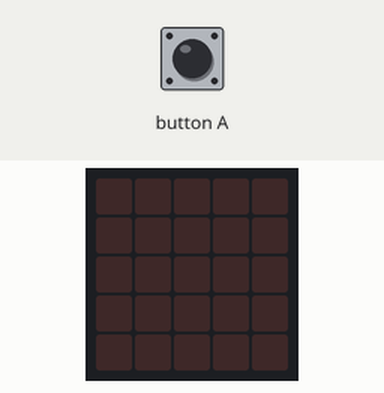
This program was run on a simulated BBC micro:bit running MicroPython. On the bench: the board's 5×5 LED display. The test bench sets the inputs (shaded band).

Above: at 1.2 s.
1.3 s: button A pressed for 0.15 s
At 2.5 s:
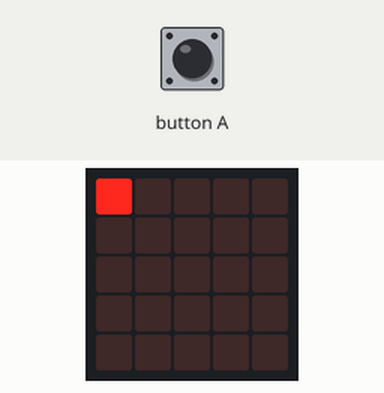
2.9 s: button A pressed for 1 s
At 3.8 s:
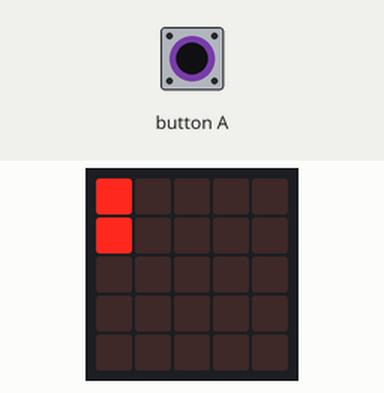
5.4 s: button A pressed for 0.15 s
At 5.7 s:
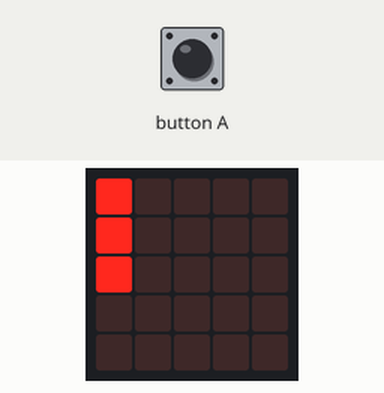
7.0 s: button A pressed for 3.2 s
At 8.1 s:
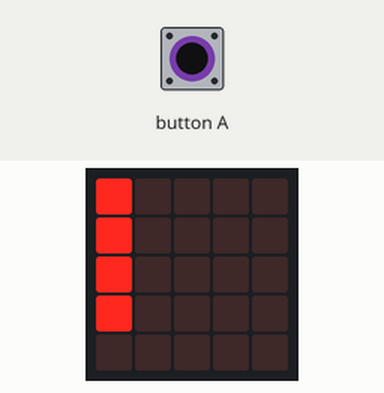
11.7 s: button A pressed for 0.15 s
At 12.9 s:
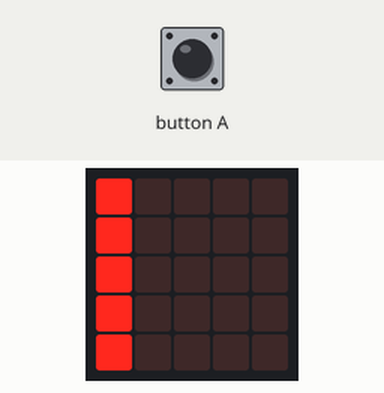
13.3 s: button A pressed for 1 s
At 14.1 s:
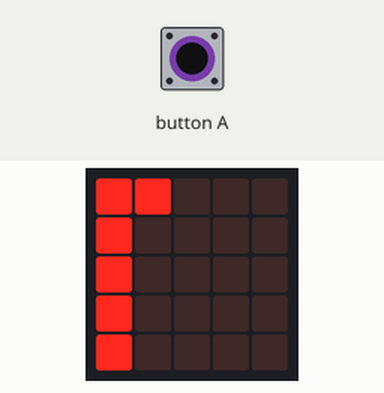
Timing chart, 0 to 16.3 s (numbered marks = the images above; inputs shaded):
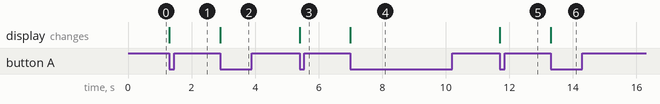

The program:

counter-one.py
```python
from microbit import *

def draw_counter(counter):
    for x in range(5):
        for y in range(5):
            display.set_pixel(x, y, 9 if counter > 5*x+y else 0)

counter = 0
while True:
    if button_a.was_pressed():
        counter += 1
    draw_counter(counter)
```

Measured:
- after the input at 1.3 s, the display: changes at once (image 1)
- after the input at 2.9 s, the display: changes at once (image 2)
- after the input at 5.4 s, the display: changes at once (image 3)
- after the input at 7.0 s, the display: changes at once (image 4)
- after the input at 11.7 s, the display: changes at once (image 5)
- after the input at 13.3 s, the display: changes at once (image 6)
